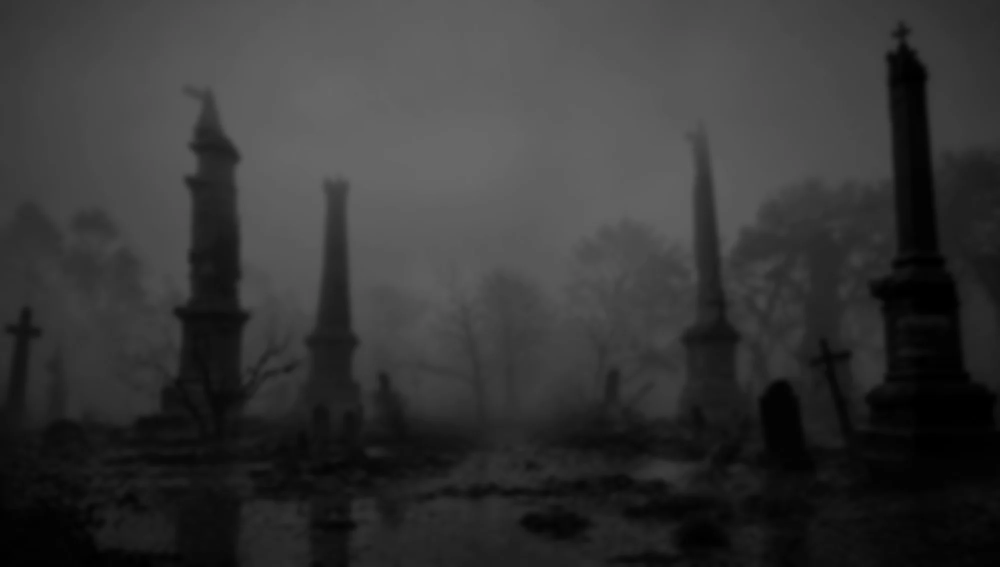
#> input picture assets/fondo-oscuro.webp, 2000 x 1133 px (shown at 1/2 size)
$ python preparar-og.py
#> lines starting #> are read from the running program, lines starting #| are printed output that depends on the picture
#!/usr/bin/env python3
"""Genera la imagen que se ve al compartir el enlace: 1200 x 630.

La que usan Discord, Mastodon, Twitter, Slack o un cliente de correo. Sin esto,
compartir el enlace no enseña nada: ni titulo, ni imagen, ni descripcion.

Es la misma foto que la portada, con el nombre encima, en el mismo sitio y con la
misma separacion de letras. Es la imagen que ya es la portada, recortada al
formato que piden los protocolos de compartir, que es 1.91:1.

De donde sale la foto: de las capas, no de una sola. `angel-oscuro.webp` es la
figura recortada con canal alfa, y sola sobre un lienzo gris sale con el cielo
claro del papel y las alas cortadas por arriba: no es la portada, es una parte
de la portada. La escena es fondo + angel, que es lo que se ve en la pagina.

JPEG y no PNG: los clientes de las redes sociales no saben leer webp, y PNG a 1200x630 de
una foto pesa el doble que lo mismo en JPEG con calidad 88. Comprobado: el PNG
salia de 900 KB y el JPEG de 130.
"""
import os
import sys

from PIL import Image, ImageDraw, ImageEnhance, ImageFilter, ImageFont

RAIZ = os.path.dirname(os.path.dirname(os.path.abspath(__file__)))
FONDO = os.path.join(RAIZ, "assets", "fondo-oscuro.webp")
ANGEL = os.path.join(RAIZ, "assets", "angel-oscuro.webp")
DESTINO = os.path.join(RAIZ, "assets", "og.jpg")

ANCHO, ALTO = 1200, 630
FUENTES = [
    "/usr/share/fonts/TTF/JetBrainsMonoNerdFontMono-Medium.ttf",
    "/usr/share/fonts/TTF/JetBrainsMonoNerdFontMono-Bold.ttf",
    "/usr/share/fonts/TTF/DejaVuSansMono.ttf",
]


def fuente(tam):
    for f in FUENTES:
        if os.path.exists(f):
            try:
                return ImageFont.truetype(f, tam)
            except OSError:
                pass
    return ImageFont.load_default()


def con_sangria(dib, texto, x, y, sep, relleno):
    """Escribe letra a letra, que es como se consigue la separacion grande.

    draw.text no tiene letter-spacing en ninguna version de Pillow, y separarlo a
    mano es lo unico que reproduce el ritmo del nombre de la portada.
    """
    total = sum(dib.textlength(c, font=dib.font) for c in texto) + sep * (len(texto) - 1)
    x -= total / 2
    for c in texto:
        dib.text((x, y), c, font=dib.font, fill=relleno)
        x += dib.textlength(c, font=dib.font) + sep


def main():
    if not (os.path.exists(FONDO) and os.path.exists(ANGEL)):
        print("faltan las capas; corre antes scripts/preparar-angel.py", file=sys.stderr)
        return 1

    # Fondo primero, angel encima. El orden es el del DOM en la pagina.
    im = Image.open(FONDO).convert("RGB")
#> im is the input picture: PIL image 2000x1133 RGB; mean R, G, B 53.5, 53.5, 53.5
    im.paste(Image.open(ANGEL).convert("RGBA"), (0, 0), Image.open(ANGEL).convert("RGBA"))
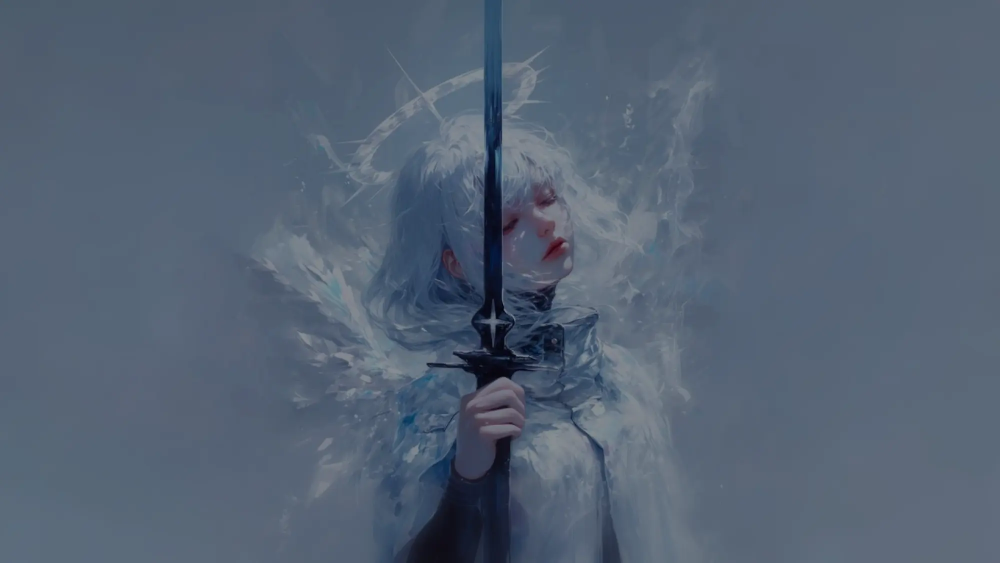
#> input picture assets/angel-oscuro.webp, 2000 x 1125 px (shown at 1/2 size)

    # Encajar la foto en 1200x630 sin recortar por los lados ni por arriba, que
    # es la regla de la pagina entera: la foto no se recorta, se sigue. Se ajusta
    # el lienzo al que pide el formato y se escala por dentro.
    escala = max(ANCHO / im.width, ALTO / im.height)
#> escala = 0.6
    nueva = (round(im.width * escala), round(im.height * escala))
#> nueva = (1200, 680)
    im = im.resize(nueva, Image.LANCZOS)
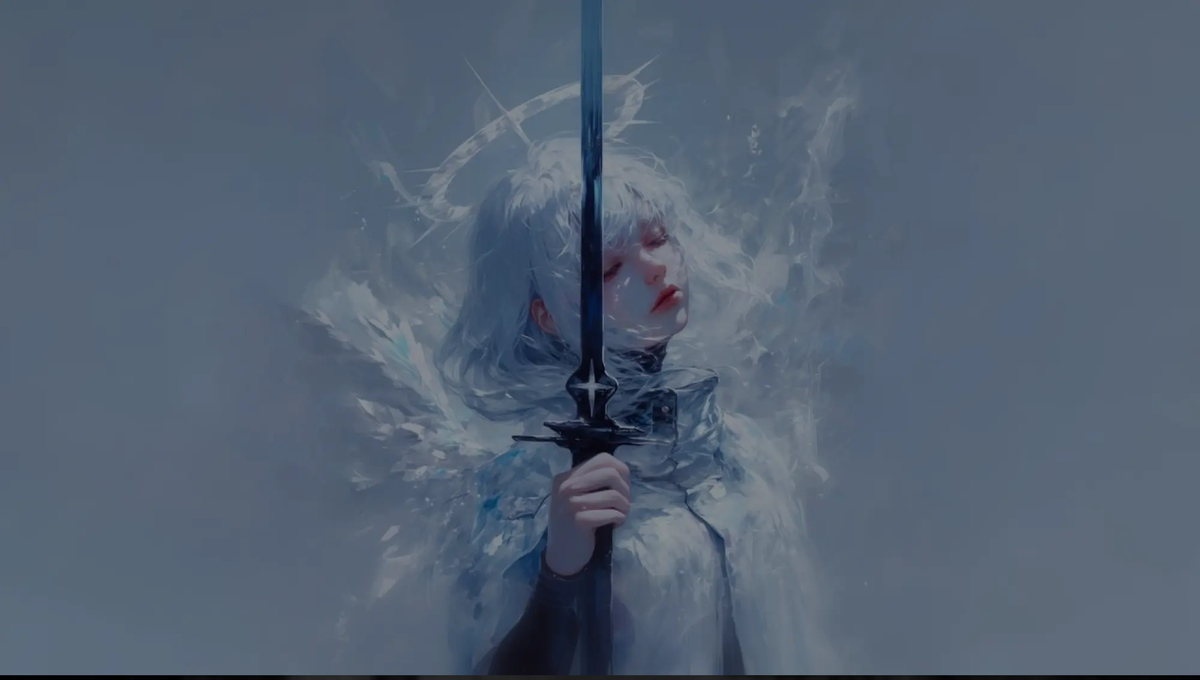
#> im: PIL image 1200x680 RGB; mean R, G, B 83.7, 97.3, 114.7
    # El recorte que queda es por arriba y por abajo, no por los lados, porque
    # se ha escalado por el lado que manda. Y aun asi se mira: si el recorte
    # fuera lateral, no se haria y se reduiria la foto con margen.
    if nueva[0] > ANCHO:
        raise SystemExit("el recorte seria horizontal, y la foto no se recorta")
    arriba = (nueva[1] - ALTO) // 2
#> arriba = 25
    im = im.crop((0, arriba, nueva[0], arriba + ALTO))
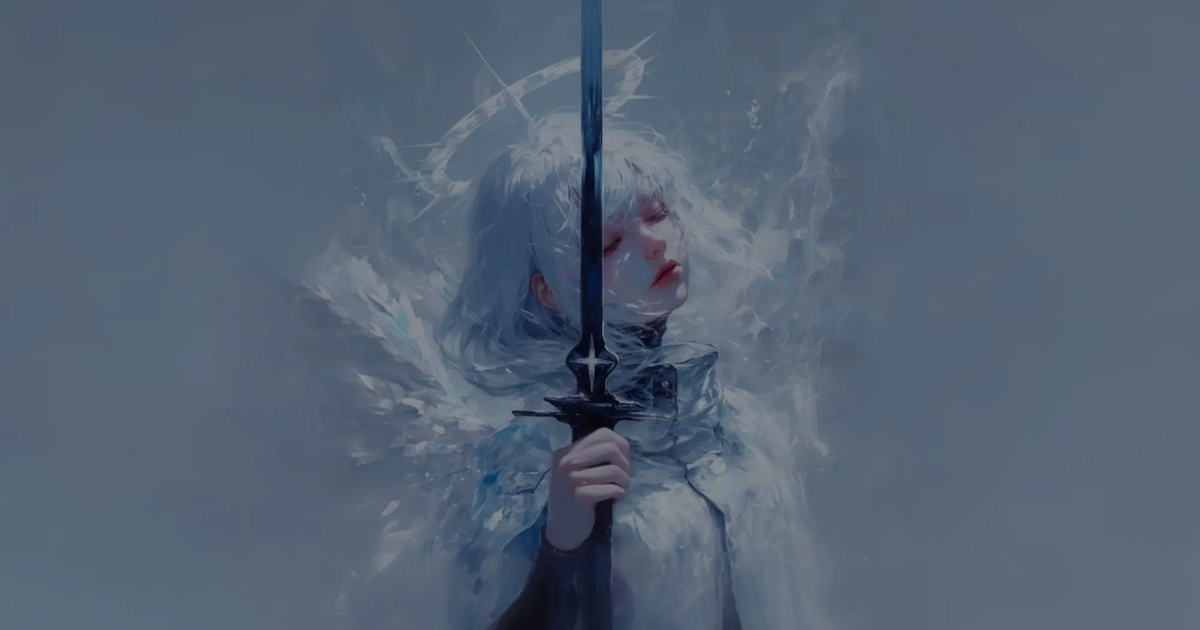
#> im: PIL image 1200x630 RGB; mean R, G, B 84.5, 98.2, 115.7

    # La misma graduacion que el fondo en la pagina, para que la imagen y la
    # portada se parezcan al abrirla.
    im = ImageEnhance.Brightness(im).enhance(0.86)
    im = ImageEnhance.Contrast(im).enhance(1.04)

    # Un velo oscuro solo en la parte de abajo, para que el nombre se lea. La foto
    # de por si ya es muy oscura arriba, asi que arriba no se toca.
    velo = Image.new("L", (ANCHO, ALTO), 0)
#> velo: PIL image 1200x630 L; every value is 0
    vd = ImageDraw.Draw(velo)
    for y in range(ALTO):
        t = max(0.0, (y / ALTO - 0.34) / 0.66)
        vd.line([(0, y), (ANCHO, y)], fill=int(205 * t ** 1.5))
    im = Image.composite(Image.new("RGB", (ANCHO, ALTO), (4, 6, 8)), im, velo)
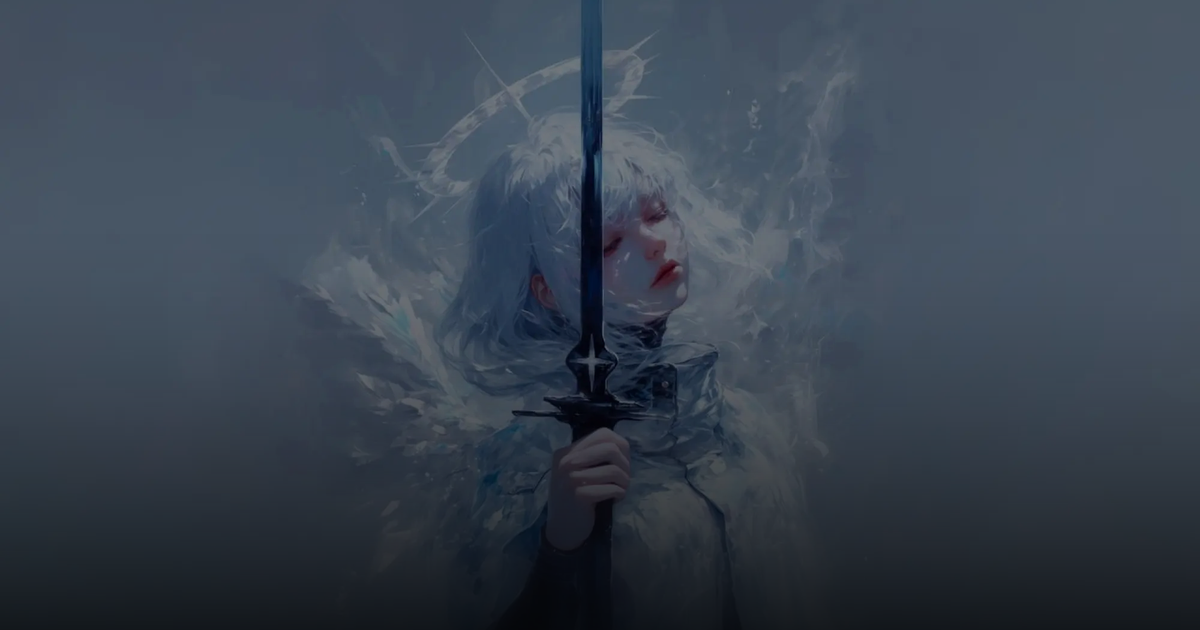
#> im: PIL image 1200x630 RGB; mean R, G, B 57.1, 67.5, 80.1

    dib = ImageDraw.Draw(im)
    dib.font = fuente(64)
    con_sangria(dib, "RHYTHMCREA", ANCHO / 2, 300, 15, (233, 243, 248))

    dib.font = fuente(19)
    con_sangria(dib, "A HYPRLAND DESKTOP", ANCHO / 2, 392, 7, (150, 174, 186))

    im.save(DESTINO, "JPEG", quality=88, optimize=True, progressive=True)
    print("%s  %dx%d  %.0f KB" % (os.path.basename(DESTINO), im.width, im.height,
                                  os.path.getsize(DESTINO) / 1024))
#| og.jpg  1200x630  45 KB
    return 0


if __name__ == "__main__":
    sys.exit(main())
#> (the program exits here)
